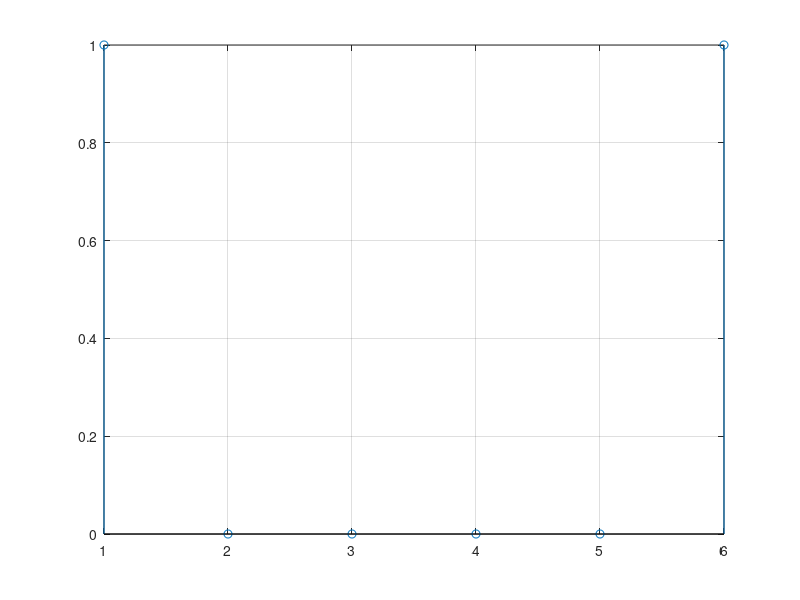

This chart was generated by the following MATLAB code:
function ex6()
   
    Fs = 12000;
    N = 0.5*12; %numar esantioane 0.5 ms * 12kHz
    n = 1:N;
    for i = 1:1:N
        v(i) = round(rand);
    end
    ts = 1/Fs;
    t = ts:ts:N*ts;
   % plot(t,v);
  
    stem(n,v),grid %semnalul discret in functie de n

end
